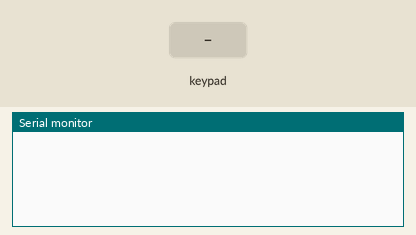
A sketch run on a simulated Arduino Uno, built with avr-gcc and run on an emulated ATmega328P. On the bench: the last lines printed to the serial monitor. The test bench sets the inputs (shaded band).

Above: at 1.2 s.
1.3 s: key '1' pressed
At 1.6 s:
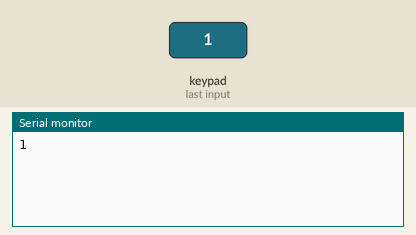
2.8 s: keypad keys 2 3 4 5 # pressed 0.4 s apart
At 5.4 s:
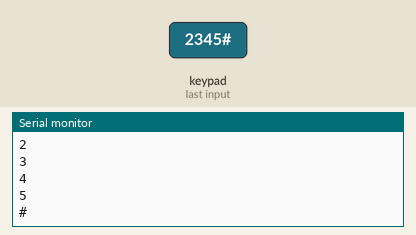
6.3 s: key '*' pressed
At 6.7 s:
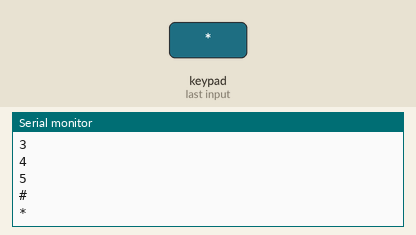
7.8 s: keypad keys 6 7 8 pressed 0.4 s apart
At 9.7 s:
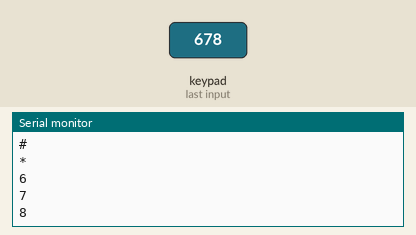
Timing chart, 0 to 11.2 s (numbered marks = the images above; inputs shaded):
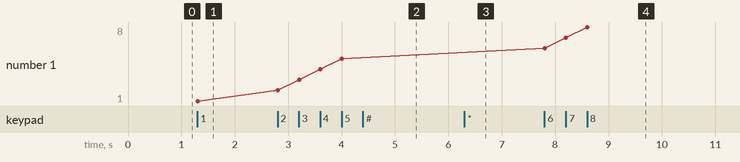

Measured:
- after the input at 1.3 s, the serial monitor: prints a new line at once (image 1)
- after the input at 2.8 s, the serial monitor: prints a new line at once (image 2)
- after the input at 6.3 s, the serial monitor: prints a new line at once (image 3)
- after the input at 7.8 s, the serial monitor: prints a new line at once (image 4)
- plotted number 1: 1 → 5 after the input at 2.8 s, 5 → 8 after the input at 7.8 s

The sketch:

Interface_Keypad_4x3.ino
```cpp
#include <Keypad.h>

const byte ROWS = 4; //4 baris
const byte COLS = 3; //3 kolom
char keys[ROWS][COLS] = {
  {'1','2','3'},
  {'4','5','6'},
  {'7','8','9'},
  {'*','0','#'}
};

byte rowPins[ROWS] = {2, 3, 4, 5}; //koneksi baris ke pin Arduino
byte colPins[COLS] = {6, 7, 8}; //koneksi kolom ke pin Arduino

Keypad keypad = Keypad( makeKeymap(keys), rowPins, colPins, ROWS, COLS );

void setup(){
  Serial.begin(9600); //baud rate 9600 bps
}

void loop(){
  char key = keypad.getKey();//baca keypad

  if (key != NO_KEY){ //jika ada tombol ditekan
    Serial.println(key);//kirim tombol ke serial
  }
}
```
